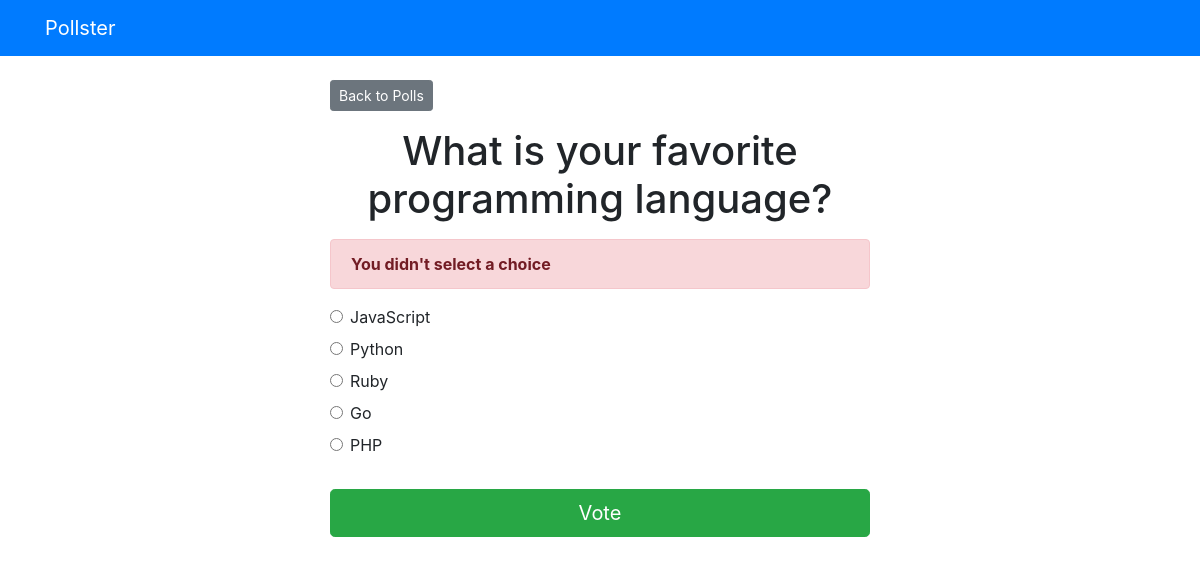
/polls/2/vote/, run on the app's committed database.
### polls/models.py (models this page shows, shortened)
class Question(models.Model):
    question_text = models.CharField(max_length=200)
    pub_date = models.DateTimeField("date published")

class Choice(models.Model):
    question = models.ForeignKey(Question, on_delete=models.CASCADE)
    choice_text = models.CharField(max_length=200)
    votes = models.IntegerField(default=0)

### polls/views.py (the view)
# urls.py: path('<int:question_id>/vote/', views.vote, name='vote')
def vote(request, question_id):
    question = get_object_or_404(Question, pk=question_id)
    try:
        selected_choice = question.choice_set.get(pk=request.POST['choice'])
    except (KeyError, Choice.DoesNotExist):
        return render(request, 'polls/detail.html', {
            'question': question,
            'error_message': "You didn't select a choice"
        })
    else:
        selected_choice.votes += 1
        selected_choice.save()
        return HttpResponseRedirect(reverse('polls:results', args=(question_id,)))

### templates/polls/detail.html (shortened to what this page needs)
{% extends 'base.html' %}
{% block content %}
<a class="btn btn-secondary btn-sm mb-3" href={% url 'polls:index' %}>Back to Polls</a>
<h1 class="text-center mb-3">
    {{ question.question_text }}
</h1>
{% if error_message %}
    <p class="alert alert-danger">
        <strong>{{ error_message }}</strong>
    </p>
{% endif %}
<form action="{% url 'polls:vote' question.id %}" method="post">
    {% for choice in question.choice_set.all %}
    <div class="form-check">
        <input
            type="radio"
            name="choice"
            class="form-check-input"
            id="choice{{ forloop.counter }}"
            value="{{ choice.id }}"
        />
        <label for="choice{{ forloop.counter }}">{{ choice.choice_text }}</label>
    </div>
    {% endfor %}
    <input type="submit" value="Vote" class="btn btn-success btn-lg btn-block mt-4" />
</form>
{% endblock %}

### data on the page
Question: question_text "What is your favorite programming language?"
Choice: choice_text "JavaScript"
Choice: choice_text "Python"
Choice: choice_text "Ruby"
Choice: choice_text "Go"
Choice: choice_text "PHP"

### other printed values
{{ error_message }} "You didn't select a choice"
